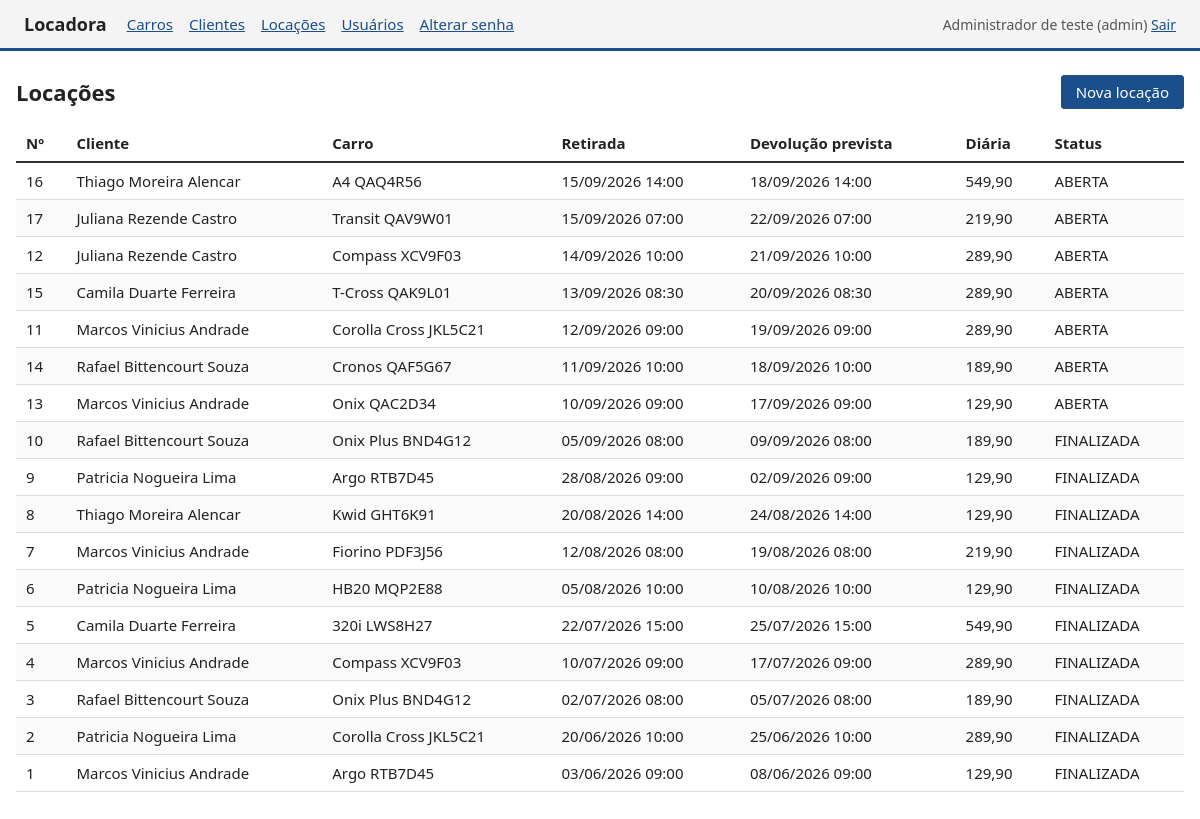
Screenshot of /index.php?acao=locacoes (signed in) with the database file from the repository.
### tables this page shows
CREATE TABLE `locacao` (
  `id_locacao` int NOT NULL AUTO_INCREMENT,
  `id_cliente` int NOT NULL,
  `id_veiculo` int NOT NULL,
  `id_filial_retirada` int NOT NULL,
  `id_filial_devolucao` int NOT NULL,
  `data_retirada` datetime NOT NULL,
  `data_prevista_devolucao` datetime NOT NULL,
  `data_real_devolucao` datetime DEFAULT NULL,
  `valor_diaria_contratada` decimal(10,2) NOT NULL,
  `km_retirada` int NOT NULL,
  `km_devolucao` int DEFAULT NULL,
  `valor_total` decimal(10,2) DEFAULT NULL,
  `status` varchar(15) NOT NULL DEFAULT 'ABERTA',
  PRIMARY KEY (`id_locacao`),
  KEY `idx_locacao_aberta` (`data_real_devolucao`),
  KEY `idx_locacao_cliente` (`id_cliente`),
  KEY `idx_locacao_filial_ret` (`id_filial_retirada`),
  KEY `fk_locacao_veiculo` (`id_veiculo`),
  KEY `fk_locacao_filial_devolucao` (`id_filial_devolucao`),
  KEY `idx_locacao_data_retirada` (`data_retirada`),
  CONSTRAINT `fk_locacao_cliente` FOREIGN KEY (`id_cliente`) REFERENCES `cliente` (`id_cliente`) ON DELETE RESTRICT,
  CONSTRAINT `fk_locacao_filial_devolucao` FOREIGN KEY (`id_filial_devolucao`) REFERENCES `filial` (`id_filial`) ON DELETE RESTRICT,
  CONSTRAINT `fk_locacao_filial_retirada` FOREIGN KEY (`id_filial_retirada`) REFERENCES `filial` (`id_filial`) ON DELETE RESTRICT,
  CONSTRAINT `fk_locacao_veiculo` FOREIGN KEY (`id_veiculo`) REFERENCES `veiculo` (`id_veiculo`) ON DELETE RESTRICT,
  CONSTRAINT `chk_locacao_datas_previstas` CHECK ((`data_prevista_devolucao` > `data_retirada`)),
  CONSTRAINT `chk_locacao_km_devolucao` CHECK (((`km_devolucao` is null) or (`km_devolucao` >= `km_retirada`))),
  CONSTRAINT `chk_locacao_km_retirada` CHECK ((`km_retirada` >= 0)),
  CONSTRAINT `chk_locacao_status` CHECK ((`status` in (_utf8mb4'ABERTA',_utf8mb4'FINALIZADA',_utf8mb4'CANCELADA'))),
  CONSTRAINT `chk_locacao_valor_diaria` CHECK ((`valor_diaria_contratada` > 0)),
  CONSTRAINT `chk_locacao_valor_total` CHECK (((`valor_total` is null) or (`valor_total` >= 0)))
);

CREATE TABLE `cliente` (
  `id_cliente` int NOT NULL AUTO_INCREMENT,
  `nome` varchar(120) NOT NULL,
  `cpf` char(11) NOT NULL,
  `num_cnh` char(11) NOT NULL,
  `cat_cnh` char(2) NOT NULL,
  `validade_cnh` date NOT NULL,
  `data_nascimento` date NOT NULL,
  `telefone` varchar(15) NOT NULL,
  `email` varchar(120) DEFAULT NULL,
  `logradouro` varchar(150) NOT NULL,
  `cidade` varchar(60) NOT NULL,
  `uf` char(2) NOT NULL,
  `cep` char(8) NOT NULL,
  `data_cadastro` datetime NOT NULL DEFAULT CURRENT_TIMESTAMP,
  `status` varchar(10) NOT NULL DEFAULT 'ATIVO',
  PRIMARY KEY (`id_cliente`),
  UNIQUE KEY `uq_cliente_cpf` (`cpf`),
  UNIQUE KEY `uk_cliente_num_cnh` (`num_cnh`),
  UNIQUE KEY `uk_cliente_email` (`email`),
  KEY `idx_cliente_nome` (`nome`),
  CONSTRAINT `chk_cliente_cat_cnh` CHECK ((`cat_cnh` in (_latin1'A',_latin1'B',_latin1'AB',_latin1'C',_latin1'D',_latin1'E'))),
  CONSTRAINT `chk_cliente_status` CHECK ((`status` in (_latin1'ATIVO',_latin1'INATIVO',_latin1'BLOQUEADO')))
);

CREATE TABLE `veiculo` (
  `id_veiculo` int NOT NULL AUTO_INCREMENT,
  `placa` char(7) NOT NULL,
  `chassi` char(17) NOT NULL,
  `marca` varchar(40) NOT NULL,
  `modelo` varchar(60) NOT NULL,
  `ano_fabricacao` smallint NOT NULL,
  `ano_modelo` smallint NOT NULL,
  `cor` varchar(30) NOT NULL,
  `combustivel` varchar(15) NOT NULL DEFAULT 'FLEX',
  `km_atual` int NOT NULL DEFAULT '0',
  `status` varchar(15) NOT NULL DEFAULT 'DISPONIVEL',
  `id_categoria` int NOT NULL,
  `id_filial` int NOT NULL,
  `deleted_at` datetime DEFAULT NULL,
  PRIMARY KEY (`id_veiculo`),
  UNIQUE KEY `uq_veiculo_placa` (`placa`),
  UNIQUE KEY `uk_veiculo_chassi` (`chassi`),
  KEY `idx_veiculo_categoria` (`id_categoria`,`status`),
  KEY `fk_veiculo_filial` (`id_filial`),
  CONSTRAINT `fk_veiculo_categoria` FOREIGN KEY (`id_categoria`) REFERENCES `categoria` (`id_categoria`) ON DELETE RESTRICT,
  CONSTRAINT `fk_veiculo_filial` FOREIGN KEY (`id_filial`) REFERENCES `filial` (`id_filial`) ON DELETE RESTRICT,
  CONSTRAINT `chk_veiculo_ano_fabricacao` CHECK ((`ano_fabricacao` >= 1990)),
  CONSTRAINT `chk_veiculo_ano_modelo` CHECK ((`ano_modelo` >= `ano_fabricacao`)),
  CONSTRAINT `chk_veiculo_combustivel` CHECK ((`combustivel` in (_utf8mb4'FLEX',_utf8mb4'GASOLINA',_utf8mb4'DIESEL',_utf8mb4'ELETRICO',_utf8mb4'HIBRIDO'))),
  CONSTRAINT `chk_veiculo_km_atual` CHECK ((`km_atual` >= 0)),
  CONSTRAINT `chk_veiculo_status` CHECK ((`status` in (_utf8mb4'DISPONIVEL',_utf8mb4'LOCADO',_utf8mb4'MANUTENCAO',_utf8mb4'INATIVO')))
);

### config/funcoes.php (called while the page is built, shortened)
<?php
function e(?string $texto): string
{
    return htmlspecialchars($texto ?? '', ENT_QUOTES, 'UTF-8');
}
function view(string $nome, array $vars = []): void
{
    extract($vars);
    require __DIR__ . '/../views/header.php';
    require __DIR__ . '/../views/' . $nome . '.php';
    require __DIR__ . '/../views/footer.php';
}

### controllers/LocacaoController.php (called while the page is built, shortened)
<?php
class LocacaoController
{
    public function listar(): void
    {
        view('locacoes/lista', ['locacoes' => (new LocacaoModel())->listar()]);
    }
}

### public/index.php (called while the page is built, shortened)
<?php
require_once __DIR__ . '/../config/funcoes.php';
$rotas = [
    'GET' => [
        'carros'         => [CarroController::class, 'listar'],
        'carro_novo'     => [CarroController::class, 'novo'],
        'carro_editar'   => [CarroController::class, 'editar'],
        'clientes'       => [ClienteController::class, 'listar'],
        'cliente_novo'   => [ClienteController::class, 'novo'],
        'cliente_editar' => [ClienteController::class, 'editar'],
        'locacoes'       => [LocacaoController::class, 'listar'],
        'locacao_nova'   => [LocacaoController::class, 'nova'],
        'login'          => [AuthController::class, 'login'],
        'definir_senha'  => [AuthController::class, 'definirSenha'],
        'alterar_senha'  => [AuthController::class, 'alterarSenha'],
        'usuarios'       => [AuthController::class, 'listar'],
        'usuario_novo'   => [AuthController::class, 'novo'],
    ],
    'POST' => [
        'carro_salvar'      => [CarroController::class, 'salvar'],
        'carro_atualizar'   => [CarroController::class, 'atualizar'],
        'carro_excluir'     => [CarroController::class, 'excluir'],
        'cliente_salvar'    => [ClienteController::class, 'salvar'],
        'cliente_atualizar' => [ClienteController::class, 'atualizar'],
        'locacao_salvar'    => [LocacaoController::class, 'salvar'],
        'autenticar'        => [AuthController::class, 'autenticar'],
        'sair'              => [AuthController::class, 'sair'],
        'usuario_salvar'    => [AuthController::class, 'salvar'],
        'usuario_link'      => [AuthController::class, 'gerarLink'],
        'definir_senha_salvar'  => [AuthController::class, 'salvarSenhaNova'],
        'alterar_senha_salvar'  => [AuthController::class, 'salvarAlteracao'],
    ],
];
$acao = $_GET['acao'] ?? 'carros';
$rota = $rotas[$_SERVER['REQUEST_METHOD']][$acao] ?? null;
try {
    [$classe, $metodo] = $rota;
    (new $classe())->$metodo();
} catch (Throwable $e) {
    logarErro($e);
    http_response_code(500);
    echo 'Não foi possível concluir a operação. Tente novamente.';
}

### models/LocacaoModel.php (called while the page is built, shortened)
<?php
class LocacaoModel
{
    private PDO $db;
    public function __construct()
    {
        $this->db = getConnection();
    }
    public function listar(): array
    {
        return $this->db->query(
            "SELECT l.id_locacao, l.data_retirada, l.data_prevista_devolucao, l.status, l.valor_diaria_contratada,
                    c.nome AS cliente, v.placa, v.modelo
               FROM locacao l
               JOIN cliente c ON c.id_cliente = l.id_cliente
               JOIN veiculo v ON v.id_veiculo = l.id_veiculo
              ORDER BY l.data_retirada DESC"
        )->fetchAll();
    }
}

### views/locacoes/lista.php (the view)
<div class="cabecalho">
  <h1>Locações</h1>
  <a class="btn" href="index.php?acao=locacao_nova">Nova locação</a>
</div>
<?php if (!$locacoes): ?>
  <p class="vazio">Nenhuma locação cadastrada.</p>
<?php else: ?>
<div class="tabela-rolagem">
<table>
  <thead><tr><th>Nº</th><th>Cliente</th><th>Carro</th><th>Retirada</th><th>Devolução prevista</th><th>Diária</th><th>Status</th></tr></thead>
  <tbody>
  <?php foreach ($locacoes as $l): ?>
    <tr>
      <td class="mono"><?= (int) $l['id_locacao'] ?></td>
      <td><?= e($l['cliente']) ?></td>
      <td><?= e($l['modelo']) ?> <span class="mono"><?= e($l['placa']) ?></span></td>
      <td><?= e(date('d/m/Y H:i', strtotime($l['data_retirada']))) ?></td>
      <td><?= e(date('d/m/Y H:i', strtotime($l['data_prevista_devolucao']))) ?></td>
      <td class="mono"><?= e(number_format((float) $l['valor_diaria_contratada'], 2, ',', '.')) ?></td>
      <td><?= e($l['status']) ?></td>
    </tr>
  <?php endforeach; ?>
  </tbody>
</table>
</div>
<?php endif; ?>

### public/css/style.css (style rules this page uses)
body { margin: 0; font-family: "Segoe UI", Arial, sans-serif; font-size: 15px; color: #222; background: #fff; }
a { color: #1a4f8b; }
.cabecalho { display: flex; justify-content: space-between; align-items: center; margin-bottom: 16px; }
h1 { margin: 0; font-size: 22px; }
.tabela-rolagem { overflow-x: auto; }
table { width: 100%; border-collapse: collapse; }
th, td { padding: 8px 10px; text-align: left; white-space: nowrap; }
th { border-bottom: 2px solid #333; font-weight: 600; }
td { border-bottom: 1px solid #ddd; }
tbody tr:nth-child(even) { background: #fafafa; }
.mono { font-variant-numeric: tabular-nums; }
.btn { display: inline-block; padding: 6px 14px; border: 1px solid #1a4f8b; border-radius: 3px; background: #1a4f8b; color: #fff; font: inherit; text-decoration: none; cursor: pointer; }

### rows the page displays
locacao: id_locacao "16", id_cliente.nome "Thiago Moreira Alencar", id_veiculo.modelo "A4", id_veiculo.placa "QAQ4R56", data_retirada "15/09/2026 14:00", data_prevista_devolucao "18/09/2026 14:00", valor_diaria_contratada "549,90", status "ABERTA"
locacao: id_locacao "17", id_cliente.nome "Juliana Rezende Castro", id_veiculo.modelo "Transit", id_veiculo.placa "QAV9W01", data_retirada "15/09/2026 07:00", data_prevista_devolucao "22/09/2026 07:00", valor_diaria_contratada "219,90", status "ABERTA"
locacao: id_locacao "12", id_cliente.nome "Juliana Rezende Castro", id_veiculo.modelo "Compass", id_veiculo.placa "XCV9F03", data_retirada "14/09/2026 10:00", data_prevista_devolucao "21/09/2026 10:00", valor_diaria_contratada "289,90", status "ABERTA"
locacao: id_locacao "15", id_cliente.nome "Camila Duarte Ferreira", id_veiculo.modelo "T-Cross", id_veiculo.placa "QAK9L01", data_retirada "13/09/2026 08:30", data_prevista_devolucao "20/09/2026 08:30", valor_diaria_contratada "289,90", status "ABERTA"
locacao: id_locacao "11", id_cliente.nome "Marcos Vinicius Andrade", id_veiculo.modelo "Corolla Cross", id_veiculo.placa "JKL5C21", data_retirada "12/09/2026 09:00", data_prevista_devolucao "19/09/2026 09:00", valor_diaria_contratada "289,90", status "ABERTA"
locacao: id_locacao "14", id_cliente.nome "Rafael Bittencourt Souza", id_veiculo.modelo "Cronos", id_veiculo.placa "QAF5G67", data_retirada "11/09/2026 10:00", data_prevista_devolucao "18/09/2026 10:00", valor_diaria_contratada "189,90", status "ABERTA"
locacao: id_locacao "13", id_cliente.nome "Marcos Vinicius Andrade", id_veiculo.modelo "Onix", id_veiculo.placa "QAC2D34", data_retirada "10/09/2026 09:00", data_prevista_devolucao "17/09/2026 09:00", valor_diaria_contratada "129,90", status "ABERTA"
locacao: id_locacao "10", id_cliente.nome "Rafael Bittencourt Souza", id_veiculo.modelo "Onix Plus", id_veiculo.placa "BND4G12", data_retirada "05/09/2026 08:00", data_prevista_devolucao "09/09/2026 08:00", valor_diaria_contratada "189,90", status "FINALIZADA"
locacao: id_locacao "9", id_cliente.nome "Patricia Nogueira Lima", id_veiculo.modelo "Argo", id_veiculo.placa "RTB7D45", data_retirada "28/08/2026 09:00", data_prevista_devolucao "02/09/2026 09:00", valor_diaria_contratada "129,90", status "FINALIZADA"
locacao: id_locacao "8", id_cliente.nome "Thiago Moreira Alencar", id_veiculo.modelo "Kwid", id_veiculo.placa "GHT6K91", data_retirada "20/08/2026 14:00", data_prevista_devolucao "24/08/2026 14:00", valor_diaria_contratada "129,90", status "FINALIZADA"
locacao: id_locacao "7", id_cliente.nome "Marcos Vinicius Andrade", id_veiculo.modelo "Fiorino", id_veiculo.placa "PDF3J56", data_retirada "12/08/2026 08:00", data_prevista_devolucao "19/08/2026 08:00", valor_diaria_contratada "219,90", status "FINALIZADA"
locacao: id_locacao "6", id_cliente.nome "Patricia Nogueira Lima", id_veiculo.modelo "HB20", id_veiculo.placa "MQP2E88", data_retirada "05/08/2026 10:00", data_prevista_devolucao "10/08/2026 10:00", valor_diaria_contratada "129,90", status "FINALIZADA"
locacao: id_locacao "5", id_cliente.nome "Camila Duarte Ferreira", id_veiculo.modelo "320i", id_veiculo.placa "LWS8H27", data_retirada "22/07/2026 15:00", data_prevista_devolucao "25/07/2026 15:00", valor_diaria_contratada "549,90", status "FINALIZADA"
locacao: id_locacao "4", id_cliente.nome "Marcos Vinicius Andrade", id_veiculo.modelo "Compass", id_veiculo.placa "XCV9F03", data_retirada "10/07/2026 09:00", data_prevista_devolucao "17/07/2026 09:00", valor_diaria_contratada "289,90", status "FINALIZADA"
locacao: id_locacao "3", id_cliente.nome "Rafael Bittencourt Souza", id_veiculo.modelo "Onix Plus", id_veiculo.placa "BND4G12", data_retirada "02/07/2026 08:00", data_prevista_devolucao "05/07/2026 08:00", valor_diaria_contratada "189,90", status "FINALIZADA"
locacao: id_locacao "2", id_cliente.nome "Patricia Nogueira Lima", id_veiculo.modelo "Corolla Cross", id_veiculo.placa "JKL5C21", data_retirada "20/06/2026 10:00", data_prevista_devolucao "25/06/2026 10:00", valor_diaria_contratada "289,90", status "FINALIZADA"
locacao: id_locacao "1", id_cliente.nome "Marcos Vinicius Andrade", id_veiculo.modelo "Argo", id_veiculo.placa "RTB7D45", data_retirada "03/06/2026 09:00", data_prevista_devolucao "08/06/2026 09:00", valor_diaria_contratada "129,90", status "FINALIZADA"

### other values shown
$_SESSION['nome'] "Administrador de teste"
$_SESSION['perfil'] "admin"
